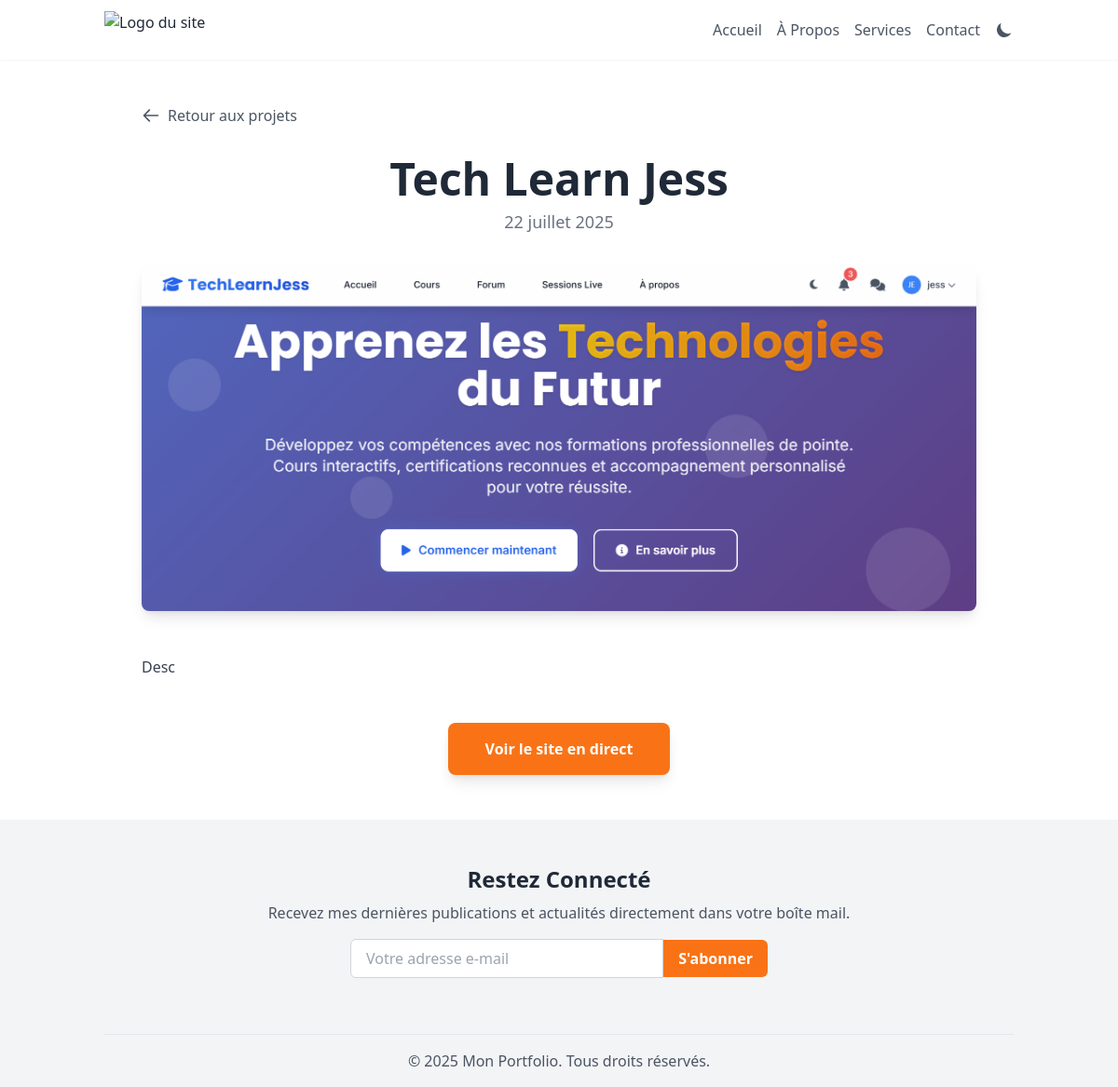
/project/1/, run on the app's committed database.
### main/models.py (models this page shows, shortened)
class Project(models.Model):
    title = models.CharField(max_length=200)
    description = models.TextField()
    image = models.ImageField(upload_to='projects/', blank=True, null=True)
    link = models.URLField(blank=True, null=True)
    date = models.DateField()

### main/views.py (the view)
# urls.py: path('project/<int:pk>/', views.project_detail, name='project_detail'),
def project_detail(request, pk):
    project = get_object_or_404(Project, pk=pk)
    context = {'project': project}
    return render(request, 'main/project_detail.html', context)

### templates/main/project_detail.html (shortened to what this page needs)
{% extends 'base.html' %}
{% block content %}
<div class="bg-white dark:bg-gray-900 py-12">
    <div class="container mx-auto px-6">
        <div class="max-w-4xl mx-auto">
            <a href="{% url 'index' %}#projects" class="inline-flex items-center text-gray-600 dark:text-gray-300 hover:text-orange-500 dark:hover:text-orange-400 mb-8 transition-colors duration-300">
                <svg class="w-5 h-5 mr-2" fill="none" stroke="currentColor" viewBox="0 0 24 24" xmlns="http://www.w3.org/2000/svg"><path stroke-linecap="round" stroke-linejoin="round" stroke-width="2" d="M10 19l-7-7m0 0l7-7m-7 7h18"></path></svg>
                Retour aux projets
            </a>
            <div class="text-center mb-8">
                <h1 class="text-4xl md:text-5xl font-bold text-gray-800 dark:text-white">{{ project.title }}</h1>
                <p class="text-lg text-gray-500 dark:text-gray-400 mt-2">{{ project.date|date:"d F Y" }}</p>
            </div>
            {% if project.image %}
                <img class="w-full h-auto rounded-lg shadow-lg mb-12" src="{{ project.image.url }}" alt="Image du projet {{ project.title }}">
            {% endif %}
            <div class="prose prose-lg dark:prose-invert max-w-none mx-auto text-gray-700 dark:text-gray-300">
                <p>{{ project.description|linebreaks }}</p>
            </div>
            {% if project.link %}
            <div class="mt-12 text-center">
                <button data-url="{{ project.link }}" class="open-modal-button px-10 py-4 bg-orange-500 text-white font-bold rounded-lg shadow-lg hover:bg-orange-600 transition-transform duration-300 transform hover:scale-105">
                    Voir le site en direct
                </button>
            </div>
            {% endif %}
        </div>
    </div>
</div>
{% endblock %}

### data on the page
Project: title "Tech Learn Jess", date "22 juillet 2025", image (picture), description "Desc"
